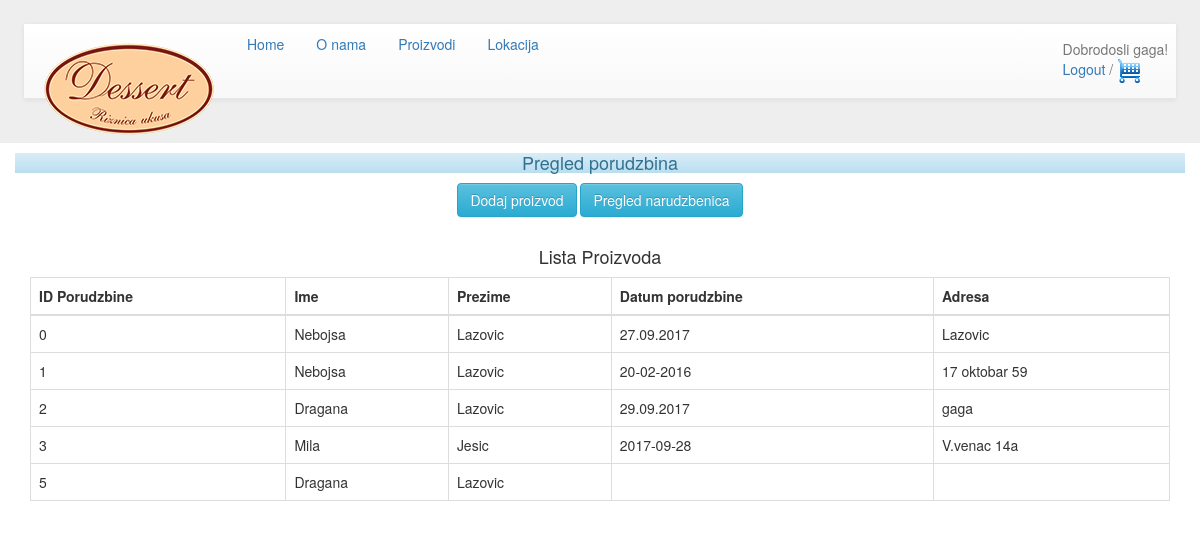
Screenshot of /private/sellers/pregled_narudzbenica.php (signed in) with the database file from the repository.
### tables this page shows
CREATE TABLE `porudzbina` (
  `IDPorudzbine` int(11) NOT NULL,
  `IDKorisnika` int(11) DEFAULT NULL,
  `datumPorudzbine` varchar(30) DEFAULT NULL,
  `adresaUplatioca` varchar(255) DEFAULT NULL,
  `emailUplatioca` varchar(100) DEFAULT NULL,
  `IDKorpe` int(11) DEFAULT NULL,
  `status` int(11) DEFAULT NULL
);

CREATE TABLE `korisnik` (
  `IDKorisnika` int(11) NOT NULL,
  `Ime` varchar(255) NOT NULL,
  `Prezime` varchar(255) NOT NULL,
  `Username` varchar(20) NOT NULL,
  `Password` varchar(30) NOT NULL,
  `Adresa` varchar(255) NOT NULL,
  `Telefon` varchar(30) NOT NULL,
  `Email` varchar(255) NOT NULL,
  `radnoMesto` varchar(20) DEFAULT 'klijent'
);

### private/sellers/pregled_narudzbenica.php (the view, shortened to what this page needs)
<!DOCTYPE html>
<html>
    <head>
        <link href="../../css/bootstrap.css" rel="stylesheet" type="text/css"/>
        <link href="../../css/bootstrap.min.css" rel="stylesheet" type="text/css"/>
        <link href="../../css/bootstrap-theme.css" rel="stylesheet" type="text/css"/>
        <link href="../../css/bootstrap-theme.min.css" rel="stylesheet" type="text/css"/>
    </head>
    <body>
        <?php include '../../navigation.php'; ?>
        <div align="center">
        <div class="container">
        <div class="row">
    <center>
        <h4 class="alert-info">Pregled porudzbina</h4>
        <a class="btn btn-info" href="dodaj_proizvod.php" role="button">Dodaj proizvod</a>
        <a class="btn btn-info" href="pregled_narudzbenica.php" role="button">Pregled narudzbenica</a>
        <br>
        <br>
    </center>
    <div class="container">
        <h4>Lista Proizvoda</h4>
        <table class="table table-bordered">
            <thead>
                <tr>
                    <th>ID Porudzbine</th>
                    <th>Ime</th>
                    <th>Prezime</th>
                    <th>Datum porudzbine</th>
                    <th>Adresa</th>
                </tr>
            </thead>
            <tbody>
            <?php
                require_once '../../common.inc';
                $sql = "SELECT porudzbina.IDPorudzbine, korisnik.Ime, korisnik.Prezime, porudzbina.datumPorudzbine, porudzbina.adresaUplatioca FROM porudzbina LEFT JOIN korisnik ON porudzbina.IDKorisnika = korisnik.IDKorisnika";
                $result = $con->query($sql);
                if($result->num_rows > 0){
                    while($row = $result->fetch_assoc()){
                        echo "<tr>
                        <td>". $row['IDPorudzbine']."</td>
                        <td>". $row['Ime']."</td>
                        <td>". $row['Prezime']."</td>
                        <td>". $row['datumPorudzbine']."</td>
                        <td>". $row['adresaUplatioca']."</td>
                        </tr>";
                    }$result->free();
                } else {
                    echo "<tr><td colspan='5'><center>Nema podataka</center></td></tr>";
                }
                ?>
    </div>
  </div>
</div>
</body>
</html>

### rows the page displays
porudzbina: IDPorudzbine "0", korisnik.Ime "Nebojsa", korisnik.Prezime "Lazovic", datumPorudzbine "27.09.2017", adresaUplatioca "Lazovic"
porudzbina: IDPorudzbine "1", korisnik.Ime "Nebojsa", korisnik.Prezime "Lazovic", datumPorudzbine "20-02-2016", adresaUplatioca "17 oktobar 59"
porudzbina: IDPorudzbine "2", korisnik.Ime "Dragana", korisnik.Prezime "Lazovic", datumPorudzbine "29.09.2017", adresaUplatioca "gaga"
porudzbina: IDPorudzbine "3", korisnik.Ime "Mila", korisnik.Prezime "Jesic", datumPorudzbine "2017-09-28", adresaUplatioca "V.venac 14a"
porudzbina: IDPorudzbine "5", korisnik.Ime "Dragana", korisnik.Prezime "Lazovic"

### other values shown
$_SESSION['id_korisnika'] "gaga"
$poruka "Logout"
